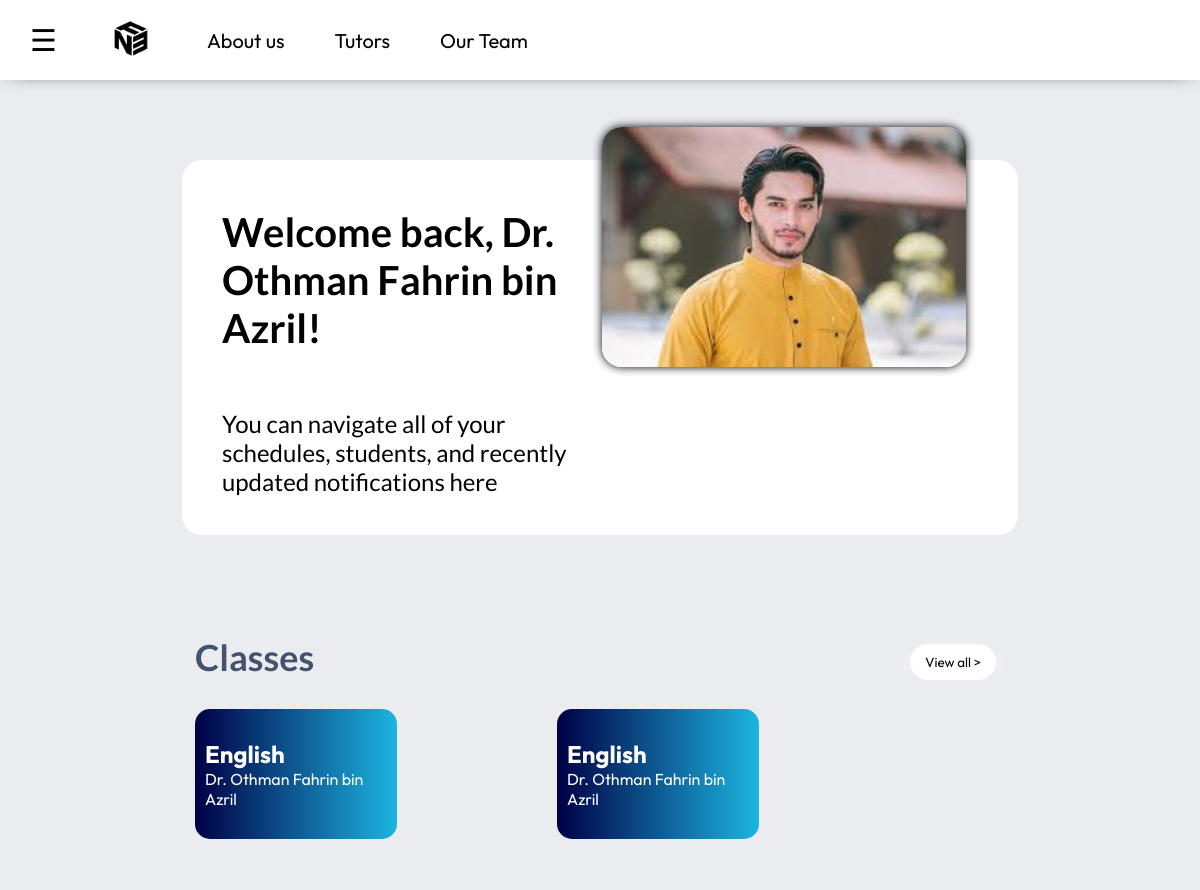
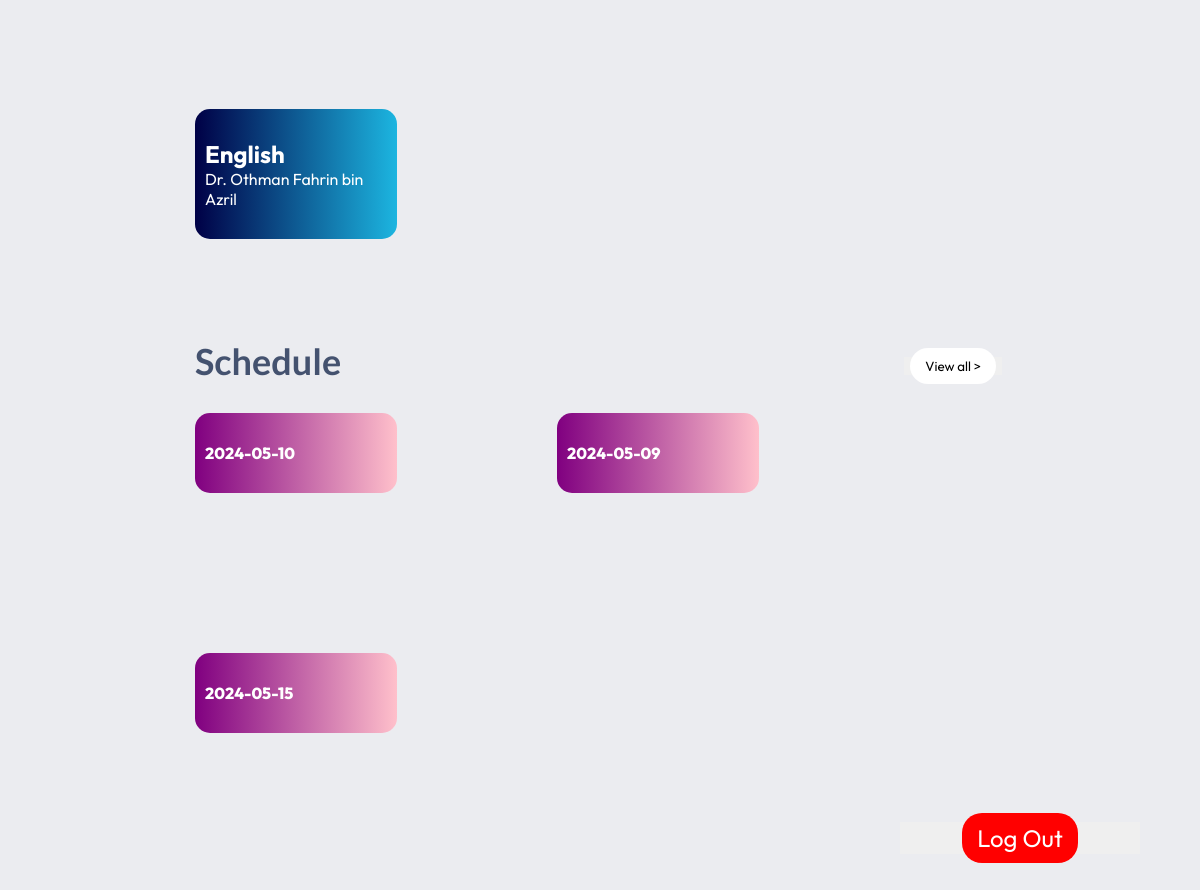
The page /desktop_tutor.php (signed in) on the database its author committed (2 pictures, top to bottom).
### tables this page shows
CREATE TABLE `booking_db` (
  `Booking_ID` int(11) NOT NULL,
  `Student_ID` varchar(6) NOT NULL,
  `Tutor_ID` varchar(6) NOT NULL,
  `Level_Code` varchar(3) NOT NULL,
  `Allocation_ID` int(11) DEFAULT NULL,
  `Subject_ID` varchar(5) DEFAULT NULL,
  `Booking_Date` date DEFAULT NULL
);

CREATE TABLE `subject_db` (
  `Subject_ID` varchar(5) NOT NULL,
  `Subject_Name` varchar(25) NOT NULL
);

CREATE TABLE `tutor_db` (
  `Tutor_ID` varchar(6) NOT NULL,
  `Tutor_Phone` varchar(13) NOT NULL,
  `Password_Tut` varchar(10) NOT NULL,
  `Tutor_Name` varchar(100) DEFAULT NULL
);

### desktop_tutor.php (the view, shortened to what this page needs)
<?php
	include 'connection.php';
	include 'sidebar.php';
	$Tutor_Name = $_SESSION["Name"];
?>
<link rel="stylesheet" href="style/tutor_dashboard.css">
<body class="dashboard">
	<section class="tuto-dash">
		<section class="container">
			<div class="intro">
				<h2 class="welcome">Welcome back, <?php echo $Tutor_Name ?>!</h2>
				<p>You can navigate all of your schedules, students, and recently updated notifications here</p>
			</div>
			<div class="img">
				<img src="resources/aaron.jpg">
			</div>
		</section>
		<section class="classes">
			<div class="words">
				<table>
				<h2>Classes</h2>
					<tr>
						<td align="right">
							<button class="desktop_tutor2"><a href="desktop_tutor2.php">View all ></a></button>
						</td>
					</tr>
				</table>
			</div>
			<div class="class-container">
				<?php
						$Tutor_ID = $_SESSION["Username"];
						$sql = "select * from booking_db
						join subject_db on booking_db.Subject_ID = subject_db.Subject_ID
						JOIN tutor_db ON booking_db.Tutor_ID = tutor_db.Tutor_ID
						join allocation_db on booking_db.Allocation_ID = allocation_db.Allocation_ID
						where booking_db.Tutor_ID = '$Tutor_ID'
						limit 3";
						$data = mysqli_query($connection, $sql);
						if (!$data) {
					echo "Error: " . mysqli_error($connection);
					} else {
					while ($result = mysqli_fetch_array($data)) {
						echo "<tr><div><td><span class='name'>". $result['Subject_Name'] ."</span></td><br>
						<td><span>" . $result['Tutor_Name'] . "</span></div></td></tr>";
					}
				}
				?>
			</div>
		</section>
		<section class="schedule">
			<div class="words">
			<table>
			<h2>Schedule</h2>
				<tr>
					<td align="right">
						<button class="desktop_tutor2"><a href="scheduletut.php">View all ></a></button>
					</td>
				</tr>
			</table>
			</div>
			<div class="time">
				<?php
					$sql = "select * from booking_db
					join subject_db on booking_db.Subject_ID = subject_db.Subject_ID
					join allocation_db on booking_db.Allocation_ID = allocation_db.Allocation_ID
					where booking_db.Tutor_ID = '$Tutor_ID'
					limit 3";
					$data = mysqli_query($connection, $sql);
					while ($result = mysqli_fetch_array($data)){
					echo "<tr><div>
						<td> $result[Booking_Date] </td>
					</div></tr>";
					}
					?>
			</div>
			<br>
		</section>
		<button class="logout"><a href="logout.php">Log Out</a></button>
	</section>
</body>

### sidebar.php (shortened to what this page needs)
<!DOCTYPE html>
<html lang="en">
<head>
  <link rel="stylesheet" href="style/sidebar.css">  <link rel="stylesheet" href="style/top_page.css"> </head>
<body>
  <header class="main">
    <section class="top_page">
      <a href="#" class="menu-icon" style="font-size:30px;cursor:pointer" onclick="openNav()">&#9776;</a>
      <a href="#">
        <img class="logo" src="resources/LOGO_FN3.png">
      </a>
      <nav>
        <a href="#" class="about">About us</a>
        <a href="#" class="about">Tutors</a>
        <a href="#" class="about">Our Team</a>
      </nav>
    </section>
  </header>
</body>
</html>

### style/sidebar.css (style rules this page uses)
.menu-icon { background-color: transparent; }

### style/top_page.css (style rules this page uses)
body { background-color: #EBECF0; margin: 0; padding: 0; }
.main { z-index: 50; position: fixed; font-family: "Outfit", sans-serif; background-color: white; display: flex; justify-content: flex-start; align-items: center; height: 80px; width: 100%; justify-content: space-between; box-shadow: 0px 0px 20px -10px; }
.top_page, .top_page a,.top_page nav,.main a svg { align-items: center; display: flex; justify-content: space-between; gap: 50px; background-color: white; font-size: 15px; text-decoration: none; color: black; font-size: 2.5vh; }
.top_page { padding: 0px 30px; }
.logo { width: 50px; height: 50px; background-color: white; }

### style/tutor_dashboard.css (style rules this page uses)
.tuto-dash { font-family: "Lato", sans-serif; padding-top: 20vh; display: flex; flex-direction: column; gap: 70px; margin: 0 auto 5vh auto; align-content: center; justify-content: center; width: 90%; }
.tuto-dash .container { width: 70%; display: flex; flex-direction: row; justify-content: space-around; align-content: center; align-self: center; background-color: white; border-radius: 20px; padding: 15px 40px; }
.tuto-dash .container h2 { font-size: 5vh; }
.tuto-dash .container p { font-size: 3vh; }
.tuto-dash .container .img { display: flex; justify-content: center; width: 50vh; height: 30vh; }
.tuto-dash .container img { translate: 0 -20%; border-radius: 20px; box-shadow: 0px 0px 10px 0px black; }
.tuto-dash .intro { display: flex; flex-direction: column; text-align: left; flex-wrap: wrap; width: 50%; }
.classes { display: flex; flex-direction: column; width: 75%; align-self: center; }
.classes .words { align-content: center; font-size: 3vh; display: flex; flex-direction: row; justify-content: space-between; color: #44526F; }
.classes .class-container { display: flex; flex-direction: row; flex-wrap: wrap; gap: 20vh; }
.classes .class-container div { width: 20%; padding-right: 30px; padding-bottom: 30px; padding-top: 30px; padding-left: 10px; text-align: left; background: linear-gradient(to right, #000046, #1cb5e0); border-radius: 15px; color: white; font-family: 'Outfit', sans-serif; }
.classes .class-container .name { font-size: 3vh; font-weight: 700; }
section.schedule { display: flex; flex-direction: column; align-self: center; width: 75%; }
.schedule .words { align-content: center; font-size: 3vh; display: flex; flex-direction: row; justify-content: space-between; color: #44526F; }
.schedule .time { display: flex; flex-direction: row; flex-wrap: wrap; gap: 20vh; }
.schedule .time div { font-weight: 800; width: 20%; padding-right: 30px; padding-bottom: 30px; padding-top: 30px; padding-left: 10px; text-align: left; background: linear-gradient(to right, #800080, #ffc0cb); border-radius: 15px; color: white; font-family: 'Outfit', sans-serif; }
button:not(.logout) { text-decoration: none; color: black; border: none; }
button:not(.logout) a { text-decoration: none; color: black; font-family: 'Outfit', sans-serif; background-color: white; border: none; padding: 10px 15px; border-radius: 20px; }
button.logout { border: none; text-decoration: none; width: 30vh; align-self: flex-end; font-size: 3vh; }
button.logout a { color: white; font-family: "Outfit", sans-serif; background-color: red; border-radius: 20px; padding: 10px 15px; text-decoration: none; transition: 0.3s; }

### rows shown on the page
booking_db: Subject_ID.Subject_Name "English", Tutor_ID.Tutor_Name "Dr. Othman Fahrin bin Azril", Booking_Date "2024-05-10"
booking_db: Subject_ID.Subject_Name "English", Tutor_ID.Tutor_Name "Dr. Othman Fahrin bin Azril", Booking_Date "2024-05-09"
booking_db: Subject_ID.Subject_Name "English", Tutor_ID.Tutor_Name "Dr. Othman Fahrin bin Azril", Booking_Date "2024-05-15"

### other values the page prints
$Tutor_Name "Dr. Othman Fahrin bin Azril"
